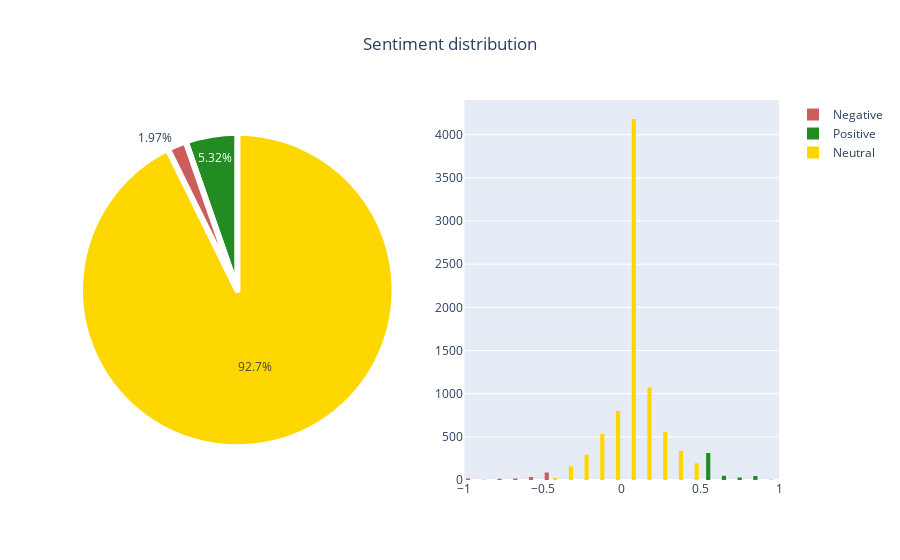

Notebook source saved alongside this figure:
### Code cell
fig = make_subplots(rows=1, cols=2, specs=[[{"type": "pie"}, {"type": "histogram"}]]) #Making two plots

colors=['forestgreen','gold','indianred'] #Setting the color
labels = 'Positive', 'Neutral', 'Negative' #Setting the labels
values = [count_pos, count_neu, count_neg] #Stating the values for the pie plot

#Plotting the pie plot
fig.add_trace(go.Pie(labels=labels, values=values,name="",showlegend=False,
                     marker=dict(colors=colors,line=dict(color='#ffffff', width=6))),
     row=1, col=1)


#Plotting the histogram(negative)
fig.add_trace(go.Histogram(x=df.loc[df['polarity']=='Negative']['polarityScore'],
                           name="Negative",marker=dict(color="indianred"),xbins=dict(
        start=-1.0,
        end=1,
        size=0.1)),row=1, col=2)
#Plotting the histogram(positive)
fig.add_trace(go.Histogram(x=df.loc[df['polarity']=='Positive']['polarityScore'],
                           name="Positive",marker=dict(color="forestgreen"),xbins=dict(
        start=-1.0,
        end=1,
        size=0.1)),row=1, col=2)
#Plotting the histogram(neutral)
fig.add_trace(go.Histogram(x=df.loc[df['polarity']=='Neutral']['polarityScore'],
                           name="Neutral",marker=dict(color="gold"),xbins=dict(
        start=-1.0,
        end=1,
        size=0.1)),row=1, col=2)
fig.update_layout(hovermode="x unified",title_text='Sentiment distribution ',title_x=0.5) # title of plot)

config = {'displayModeBar': False}

fig.show(config=config)

### Figure 1 — Plotly figure (JSON) as saved in the notebook; plotly's stock layout.template omitted (floating-point values rounded to 4 significant figures; data arrays with more than 128 entries replaced by an {"elided": "..."} marker saying what was removed)
{"data": [{"domain": {"x": [0, 0.45], "y": [0, 1]}, "labels": ["Positive", "Neutral", "Negative"], "marker": {"colors": ["forestgreen", "gold", "indianred"], "line": {"color": "#ffffff", "width": 6}}, "name": "", "showlegend": false, "type": "pie", "values": [468, 8155, 173]}, {"marker": {"color": "indianred"}, "name": "Negative", "type": "histogram", "x": {"elided": "173 float values"}, "xaxis": "x", "xbins": {"end": 1, "size": 0.1, "start": -1}, "yaxis": "y"}, {"marker": {"color": "forestgreen"}, "name": "Positive", "type": "histogram", "x": {"elided": "468 float values"}, "xaxis": "x", "xbins": {"end": 1, "size": 0.1, "start": -1}, "yaxis": "y"}, {"marker": {"color": "gold"}, "name": "Neutral", "type": "histogram", "x": {"elided": "8155 float values"}, "xaxis": "x", "xbins": {"end": 1, "size": 0.1, "start": -1}, "yaxis": "y"}], "layout": {"hovermode": "x unified", "title": {"text": "Sentiment distribution ", "x": 0.5}, "xaxis": {"anchor": "y", "domain": [0.55, 1]}, "yaxis": {"anchor": "x", "domain": [0, 1]}}}
